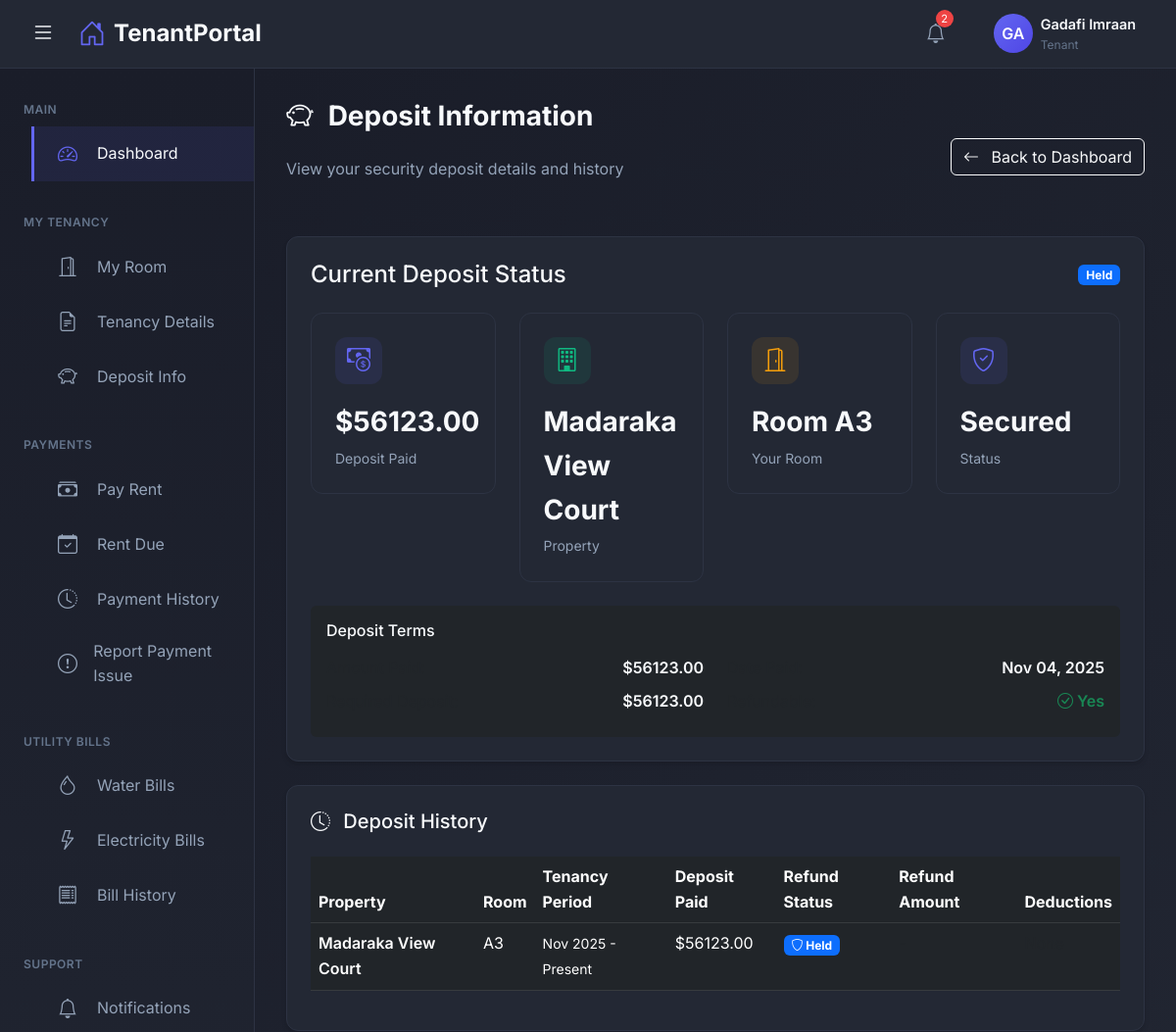
Before: /deposit-info/ (signed in, upper part) with the older database file.
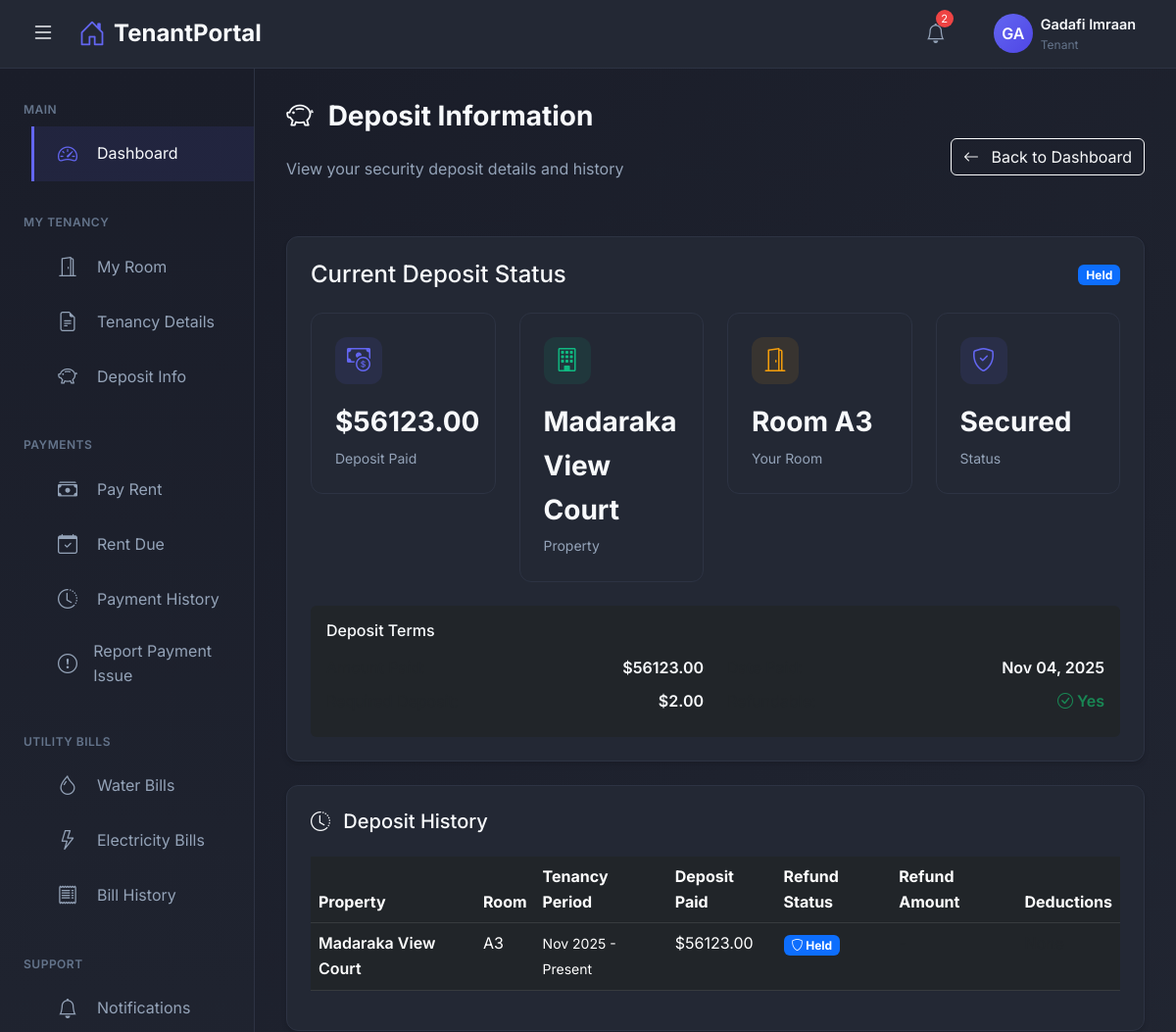
After: the same page with the newer database file.
### rental_app/models.py (models this page shows, shortened)
class Tenancy(models.Model):
    TENANCY_STATUS = (
        ('active', 'Active'),
        ('terminated', 'Terminated'),
        ('suspended', 'Suspended'),
        ('switched', 'Switched Room'),  # When tenant moves to another room
    )
    TERMINATION_REASON = (
        ('vacated', 'Tenant Vacated'),
        ('evicted', 'Evicted'),
        ('room_switch', 'Switched to Another Room'),
        ('other', 'Other'),
    )
    tenant = models.ForeignKey(User, on_delete=models.PROTECT, related_name='tenancies', limit_choices_to={'user_type': 'tenant'})
    room = models.ForeignKey(Room, on_delete=models.PROTECT, related_name='tenancies')
    apartment = models.ForeignKey(Apartment, on_delete=models.PROTECT, related_name='tenancies')  # Denormalized for easy querying
    start_date = models.DateField()
    end_date = models.DateField(null=True, blank=True)
    deposit_paid = models.DecimalField(max_digits=10, decimal_places=2, default=0.00)
    deposit_refunded = models.BooleanField(default=False)
    deposit_refund_amount = models.DecimalField(max_digits=10, decimal_places=2, default=0.00, null=True, blank=True)
    deposit_deduction_reason = models.TextField(blank=True)  # Why deposit was partially refunded
    status = models.CharField(max_length=20, choices=TENANCY_STATUS, default='active')
    termination_reason = models.CharField(max_length=20, choices=TERMINATION_REASON, null=True, blank=True)
    move_in_condition = models.TextField(blank=True)
    move_out_condition = models.TextField(blank=True)
    switched_to_tenancy = models.ForeignKey('self', on_delete=models.SET_NULL, null=True, blank=True, related_name='previous_tenancy')
    switched_from_tenancy = models.ForeignKey('self', on_delete=models.SET_NULL, null=True, blank=True, related_name='next_tenancy')
    is_deleted = models.BooleanField(default=False)
    deleted_at = models.DateTimeField(null=True, blank=True)
    created_at = models.DateTimeField(auto_now_add=True)
    updated_at = models.DateTimeField(auto_now=True)
    class Meta:
        verbose_name_plural = 'Tenancies'
        ordering = ['-start_date']
        indexes = [
            models.Index(fields=['tenant', 'status']),
            models.Index(fields=['apartment', 'status']),
        ]

class Room(models.Model):
    ROOM_STATUS = (
        ('available', 'Available'),
        ('occupied', 'Occupied'),
        ('maintenance', 'Under Maintenance'),
    )
    apartment = models.ForeignKey(Apartment, on_delete=models.CASCADE, related_name='rooms')
    room_number = models.CharField(max_length=10)  # e.g., A1, B2, C3
    room_type = models.ForeignKey(RoomType, on_delete=models.PROTECT)
    floor_number = models.IntegerField(validators=[MinValueValidator(0)])
    has_balcony = models.BooleanField(default=False)
    has_shower = models.BooleanField(default=True)
    has_kitchen_unit = models.BooleanField(default=True)
    has_clothes_cabinet = models.BooleanField(default=True)
    monthly_rent = models.DecimalField(max_digits=10, decimal_places=2, validators=[MinValueValidator(0)])
    deposit_amount = models.DecimalField(max_digits=10, decimal_places=2, validators=[MinValueValidator(0)])
    status = models.CharField(max_length=20, choices=ROOM_STATUS, default='available')
    created_at = models.DateTimeField(auto_now_add=True)
    updated_at = models.DateTimeField(auto_now=True)
    class Meta:
        unique_together = ('apartment', 'room_number')
        ordering = ['floor_number', 'room_number']

class Apartment(models.Model):
    name = models.CharField(max_length=200)
    owner = models.ForeignKey(User, on_delete=models.CASCADE, related_name='apartments', limit_choices_to={'user_type': 'admin'})
    location = models.CharField(max_length=300)
    total_floors = models.IntegerField(validators=[MinValueValidator(1)])
    description = models.TextField(blank=True)
    water_rate_per_unit = models.DecimalField(max_digits=10, decimal_places=2, default=0.00)
    created_at = models.DateTimeField(auto_now_add=True)
    updated_at = models.DateTimeField(auto_now=True)

### rental_app/views.py (the view)
    def wrapper(request, *args, **kwargs):
        if request.user.user_type != 'tenant':
            messages.error(request, 'You do not have permission to access this page.')
            return redirect('admin_dashboard')
        return view_func(request, *args, **kwargs)

### rental_app/views.py (called while the page is built)
def tenant_required(view_func):
    def wrapper(request, *args, **kwargs):
        if request.user.user_type != 'tenant':
            messages.error(request, 'You do not have permission to access this page.')
            return redirect('admin_dashboard')
        return view_func(request, *args, **kwargs)
    return wrapper

@login_required
@tenant_required
def deposit_info(request):
    active_tenancy = Tenancy.objects.select_related(
        'room', 'apartment'
    ).filter(
        tenant=request.user,
        status='active',
        is_deleted=False
    ).first()
    all_tenancies = Tenancy.objects.select_related(
        'room', 'apartment'
    ).filter(
        tenant=request.user,
        is_deleted=False
    ).order_by('-start_date')
    context = {
        'active_tenancy': active_tenancy,
        'all_tenancies': all_tenancies,
    }
    return render(request, 'tenant/deposit_info.html', context)

### templates/tenant/deposit_info.html (shortened to what the changed rows need)
{% extends 'tenant_base.html' %}
{% load static %}
{% block content %}
<div class="d-flex justify-content-between align-items-center mb-4">
    <div>
        <h1 class="page-title">
            <i class="bi bi-piggy-bank me-2"></i>
            Deposit Information
        </h1>
    </div>
</div>
{% if active_tenancy %}
<div class="content-card mb-4">
    <div class="d-flex justify-content-between align-items-center mb-4">
        <h4 class="mb-0">Current Deposit Status</h4>
        {% if active_tenancy.deposit_refunded %}
            <span class="badge bg-success">Refunded</span>
        {% else %}
            <span class="badge bg-primary">Held</span>
        {% endif %}
    </div>
    <div class="row mb-4">
        <div class="col-md-3">
            <div class="stat-card">
                <div class="stat-icon primary">
                    <i class="bi bi-cash-coin"></i>
                </div>
                <div class="stat-value">${{ active_tenancy.deposit_paid }}</div>
                <div class="stat-label">Deposit Paid</div>
            </div>
        </div>
        <div class="col-md-3">
            <div class="stat-card">
                <div class="stat-icon success">
                    <i class="bi bi-building"></i>
                </div>
                <div class="stat-value">{{ active_tenancy.apartment.name }}</div>
                <div class="stat-label">Property</div>
            </div>
        </div>
        <div class="col-md-3">
            <div class="stat-card">
                <div class="stat-icon warning">
                    <i class="bi bi-door-open"></i>
                </div>
                <div class="stat-value">Room {{ active_tenancy.room.room_number }}</div>
                <div class="stat-label">Your Room</div>
            </div>
        </div>
        <div class="col-md-3">
            <div class="stat-card">
                <div class="stat-icon {% if active_tenancy.deposit_refunded %}success{% else %}primary{% endif %}">
                    <i class="bi bi-shield-check"></i>
                </div>
                <div class="stat-value">
                    {% if active_tenancy.deposit_refunded %}
                        Refunded
                    {% else %}
                        Secured
                    {% endif %}
                </div>
                <div class="stat-label">Status</div>
            </div>
        </div>
    </div>
    {% if active_tenancy.deposit_refunded %}
    <div class="alert alert-success mb-0">
        <div class="d-flex align-items-start">
            <i class="bi bi-check-circle me-3" style="font-size: 1.5rem;"></i>
            <div class="flex-grow-1">
                <h6 class="mb-2">Deposit Refunded</h6>
                <div class="row">
                    <div class="col-md-6 mb-2">
                        <small class="text-muted d-block">Refund Amount</small>
                        <strong>${{ active_tenancy.deposit_refund_amount|default:active_tenancy.deposit_paid }}</strong>
                    </div>
                    {% if active_tenancy.deposit_deduction_reason %}
                    <div class="col-md-6 mb-2">
                        <small class="text-muted d-block">Deduction Reason</small>
                        <p class="small mb-0">{{ active_tenancy.deposit_deduction_reason }}</p>
                    </div>
                    {% endif %}
                </div>
            </div>
        </div>
    </div>
    {% else %}
    <div class="p-3 bg-dark rounded">
        <h6 class="mb-3">Deposit Terms</h6>
        <div class="row">
            <div class="col-md-6">
                <div class="d-flex justify-content-between mb-2">
                    <span class="text-muted">Amount Paid:</span>
                    <span class="fw-semibold">${{ active_tenancy.deposit_paid }}</span>
                </div>
                <div class="d-flex justify-content-between mb-2">
                    <span class="text-muted">Required Deposit:</span>
                    <span class="fw-semibold">${{ active_tenancy.room.deposit_amount }}</span>
                </div>
            </div>
            <div class="col-md-6">
                <div class="d-flex justify-content-between mb-2">
                    <span class="text-muted">Date Paid:</span>
                    <span class="fw-semibold">{{ active_tenancy.start_date|date:"M d, Y" }}</span>
                </div>
                <div class="d-flex justify-content-between mb-2">
                    <span class="text-muted">Refundable:</span>
                    <span class="fw-semibold text-success">
                        <i class="bi bi-check-circle"></i> Yes
                    </span>
                </div>
            </div>
        </div>
    </div>
    {% endif %}
</div>
{% endif %}
{% if all_tenancies %}
<div class="content-card">
    <div class="table-responsive">
        <table class="table table-dark table-hover">
            <thead>
                <tr>
                    <th>Property</th>
                    <th>Room</th>
                    <th>Tenancy Period</th>
                    <th>Deposit Paid</th>
                    <th>Refund Status</th>
                    <th>Refund Amount</th>
                    <th>Deductions</th>
                </tr>
            </thead>
            <tbody>
                {% for tenancy in all_tenancies %}
                <tr>
                    <td class="fw-semibold">{{ tenancy.apartment.name }}</td>
                    <td>{{ tenancy.room.room_number }}</td>
                    <td>
                        <small>
                            {{ tenancy.start_date|date:"M Y" }}
                            {% if tenancy.end_date %}
                                - {{ tenancy.end_date|date:"M Y" }}
                            {% else %}
                                - Present
                            {% endif %}
                        </small>
                    </td>
                    <td>${{ tenancy.deposit_paid }}</td>
                    <td>
                        {% if tenancy.deposit_refunded %}
                            <span class="badge bg-success">
                                <i class="bi bi-check-circle"></i> Refunded
                            </span>
                        {% elif tenancy.status == 'active' %}
                            <span class="badge bg-primary">
                                <i class="bi bi-shield"></i> Held
                            </span>
                        {% else %}
                            <span class="badge bg-warning">
                                <i class="bi bi-hourglass-split"></i> Pending
                            </span>
                        {% endif %}
                    </td>
                    <td>
                        {% if tenancy.deposit_refunded %}
                            <span class="text-success">
                                ${{ tenancy.deposit_refund_amount|default:tenancy.deposit_paid }}
                            </span>
                        {% else %}
                            <span class="text-muted">-</span>
                        {% endif %}
                    </td>
                    <td>
                        {% if tenancy.deposit_refunded and tenancy.deposit_deduction_reason %}
                            <button class="btn btn-sm btn-outline-light"
                                    data-bs-toggle="tooltip"
                                    title="{{ tenancy.deposit_deduction_reason }}">
                                <i class="bi bi-info-circle"></i> View
                            </button>
                        {% else %}
                            <span class="text-muted">None</span>
                        {% endif %}
                    </td>
                </tr>
                {% endfor %}
            </tbody>
        </table>
    </div>
</div>
{% endif %}
{% endblock %}

Changed rows visible on the page:
changed through a linked row, Tenancy "Madaraka View Court": room.deposit_amount "56123.00" → "2.00"
